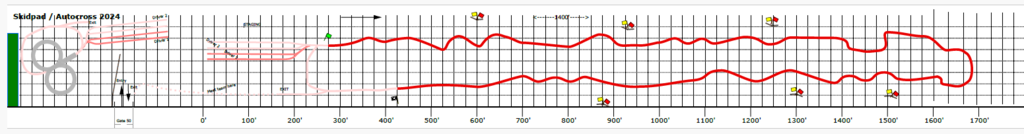
#> input picture fsae_lapsim/data/autocross_2024_map.png, 1024 x 134 px; its folder holds only this picture in this run
$ python image_to_track.py ../fsae_lapsim/data/autocross_2024_map.png out.png --start 1.0 1.0 --grid-ft 1.0
#> lines starting #> are read from the running program, lines starting #| are printed output that depends on the picture; after the words box and inside, x2 and y2 are one past the last pixel; in counts of white or black regions, pixels touching at a corner belong together
"""Digitise a coloured track line from a course-map image into a length/radius segment CSV.

Example (the 2024 autocross drawing):
    python tools/image_to_track.py "course.png" fsae_lapsim/data/autocross_2024.csv \
        --start 328 45 --grid-ft 25 --preview preview.png

Steps:
  1. Mask pixels of the line colour (default: saturated red) and blur slightly.
  2. Walk along the line from the start pixel, re-centring across the line at each step.
  3. Scale pixels to metres (auto-detected grid spacing, or --m-per-px).
  4. Smooth, fit piecewise-constant curvature (Douglas-Peucker on heading vs distance),
     enforce a minimum radius (keeping each piece's turning angle) and least-squares
     adjust the turning angles so the segment chain stays on the drawn line.
"""
from __future__ import annotations

import argparse
import math
import os
import sys

sys.path.insert(0, os.path.join(os.path.dirname(os.path.abspath(__file__)), ".."))

import fsae_lapsim  # noqa: E402,F401  (sets up DLL paths on Windows conda)
import matplotlib  # noqa: E402

matplotlib.use("Agg")
import matplotlib.pyplot as plt  # noqa: E402
import numpy as np  # noqa: E402
from scipy.ndimage import gaussian_filter, gaussian_filter1d, map_coordinates  # noqa: E402
from scipy.optimize import least_squares  # noqa: E402
from scipy.signal import find_peaks  # noqa: E402
from scipy.spatial import cKDTree  # noqa: E402

from fsae_lapsim.track import Segment, Track  # noqa: E402


def line_mask(img, color: str, thresh: float):
    r, g, b = img[..., 0], img[..., 1], img[..., 2]
    ch = {"red": (r, g, b), "green": (g, r, b), "blue": (b, r, g)}[color]
    m = np.clip(ch[0] - np.maximum(ch[1], ch[2]), 0, 1)
    return np.where(m > thresh, m, 0.0)


def grid_spacing_px(img) -> float:
    """Median spacing of the dark grey grid lines (both axes)."""
    gray = img.mean(axis=2)
    sat = img.max(axis=2) - img.min(axis=2)
    dark = ((gray < 0.75) & (sat < 0.15)).astype(float)
    sp = []
    for prof in (dark.sum(axis=0), dark.sum(axis=1)):
        pk, _ = find_peaks(prof, height=0.3 * prof.max(), distance=5)
        d = np.diff(pk)
        if len(d):
            med = np.median(d)
            sp.extend(d[np.abs(d - med) < 0.25 * med])
    if not sp:
        raise RuntimeError("Could not detect a grid; pass --m-per-px")
    return float(np.mean(sp))


def trace(mask, start, heading_deg=0.0, step=1.0, look=4.0, max_pts=20000):
    R = gaussian_filter(mask, 1.0)

    def val(x, y):
        return map_coordinates(R, [np.atleast_1d(y), np.atleast_1d(x)], order=1, mode="constant")

    def recentre(p, h):
        nx, ny = -math.sin(h), math.cos(h)
        t = np.linspace(-look, look, 33)
        v = val(p[0] + t * nx, p[1] + t * ny)
        if v.sum() < 1e-9:
            return p
        c = (t * v).sum() / v.sum()
        return p[0] + c * nx, p[1] + c * ny

    p = recentre(tuple(map(float, start)), math.radians(heading_deg))
    h = math.radians(heading_deg)
    pts = [p]
    for _ in range(max_pts):
        th = h + np.radians(np.arange(-80, 81, 2))
        w = val(p[0] + look * np.cos(th), p[1] + look * np.sin(th))
        if w.max() < 0.08:
            break
        w = w ** 3
        hn = math.atan2((w * np.sin(th)).sum(), (w * np.cos(th)).sum())
        p = recentre((p[0] + step * math.cos(hn), p[1] + step * math.sin(hn)), hn)
        h = math.atan2(p[1] - pts[-1][1], p[0] - pts[-1][0])
        pts.append(p)
    return np.array(pts)


def _arclen(a):
    return np.r_[0.0, np.cumsum(np.hypot(*np.diff(a, axis=0).T))]


# [49 lines left out: function fit_segments, not called in this run]


def main():
    ap = argparse.ArgumentParser(description=__doc__, formatter_class=argparse.RawDescriptionHelpFormatter)
    ap.add_argument("image")
    ap.add_argument("out_csv")
    ap.add_argument("--start", nargs=2, type=float, required=True, metavar=("X", "Y"), help="start pixel on the line")
    ap.add_argument("--heading", type=float, default=0.0, help="initial direction in image [deg], 0 = +x (right)")
    ap.add_argument("--color", default="red", choices=["red", "green", "blue"])
    ap.add_argument("--thresh", type=float, default=0.35, help="colour dominance threshold (0..1)")
    sc = ap.add_mutually_exclusive_group(required=True)
    sc.add_argument("--grid-ft", type=float, help="real size of one grid cell [ft] (auto-detects pixel spacing)")
    sc.add_argument("--grid-m", type=float, help="real size of one grid cell [m]")
    sc.add_argument("--m-per-px", type=float)
    ap.add_argument("--smooth", type=float, default=1.5, help="Gaussian smoothing [m]")
    ap.add_argument("--tol", type=float, default=2.0, help="heading tolerance per segment [deg]")
    ap.add_argument("--min-radius", type=float, default=4.5, help="minimum centre-line radius [m]")
    ap.add_argument("--closed", action="store_true", help="track is a closed loop")
    ap.add_argument("--name", default=None)
    ap.add_argument("--preview", default=None, help="save an overlay PNG")
    a = ap.parse_args()

    img = plt.imread(a.image)[..., :3].astype(float)
    if img.max() > 1.0:
        img /= 255.0
    if a.m_per_px:
        mpp = a.m_per_px
        cell = None
    else:
        cell = grid_spacing_px(img)
#> in grid_spacing_px, `gray = img.mean(axis=2)`:
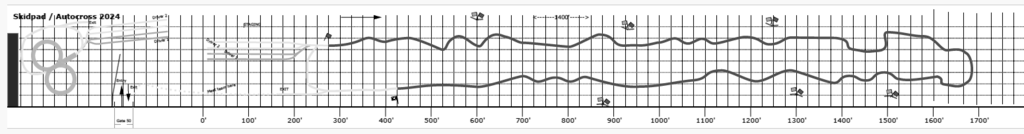
#> gray: shape (134, 1024) float64; min 0, max 1, mean 0.893
#> in grid_spacing_px, `sat = img.max(axis=2) - img.min(axis=2)`:
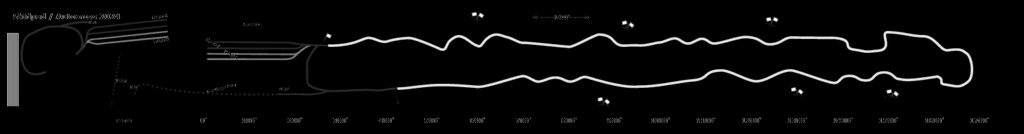
#> sat: shape (134, 1024) float64; min 0, max 1, mean 0.0339
#> in grid_spacing_px, `dark = ((gray < 0.75) & (sat < 0.15)).astype(float)`:
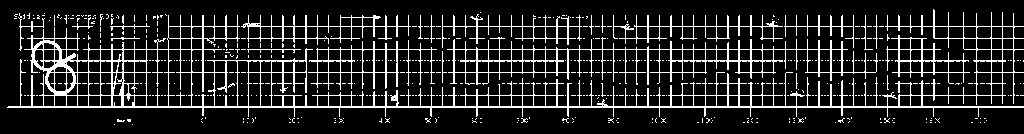
#> dark: shape (134, 1024) float64; values 0 (black) and 1 (white), 13.6% white in thin lines or dots, all inside (x1, y1, x2, y2) = (7, 9, 1024, 125)
#> the loop in grid_spacing_px, `for prof in (dark.sum(axis=0), dark.sum(axis=1)):` made 2 passes
#> (pk, d, med) on pass 2: ([26, 38, 49, 60, 72, 83, 95, 107], [12, 11, 11, 12, 11, 12, 12], 12)
#> med on pass 1: 11
#> after the loop in grid_spacing_px, `for prof in (dark.sum(axis=0), dark.sum(axis=1)):`: sp = 89 values, max 13 at index 79, min 11 at index 1, mean 11.43
#> cell = 11.43
        mpp = (a.grid_ft * 0.3048 if a.grid_ft else a.grid_m) / cell
#> mpp = 0.0267
    P = trace(line_mask(img, a.color, a.thresh), a.start, a.heading)
#> in line_mask, `r, g, b = img[..., 0], img[..., 1], img[..., 2]`:
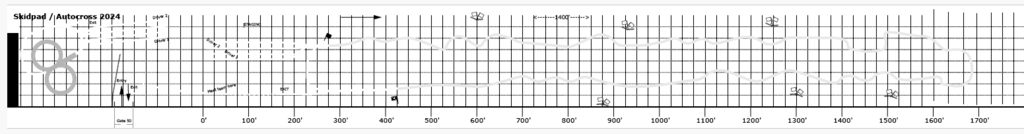
#> r: shape (134, 1024) float64; min 0, max 1, mean 0.909
#> in line_mask, `r, g, b = img[..., 0], img[..., 1], img[..., 2]`:
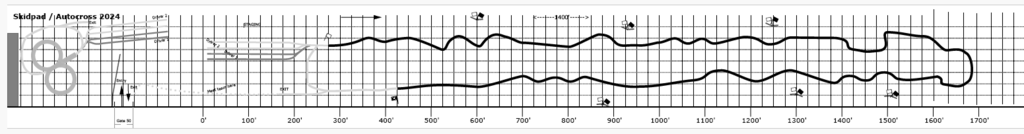
#> g: shape (134, 1024) float64; min 0, max 1, mean 0.886
#> in line_mask, `m = np.clip(ch[0] - np.maximum(ch[1], ch[2]), 0, 1)`:
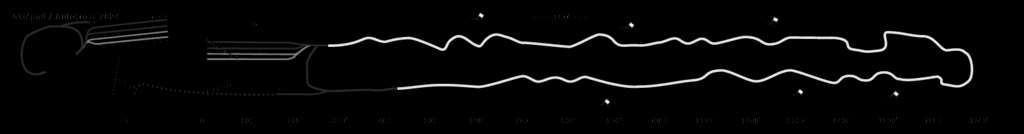
#> m: shape (134, 1024) float64; min 0, max 1, mean 0.0271
#> in trace, `R = gaussian_filter(mask, 1.0)`:
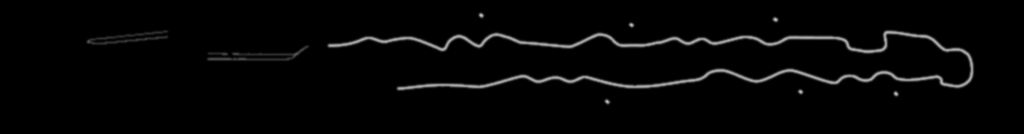
#> R: shape (134, 1024) float64; min 0, max 0.779, mean 0.0219
#> in recentre, `t = np.linspace(-look, look, 33)`: t = 33 values from -4 to 4
#> in recentre, `v = val(p[0] + t * nx, p[1] + t * ny)`: v = 33 values from 0 to 0
#> after the loop in trace, `for _ in range(max_pts):`: pts = [(1, 1)]
#> P = [[1, 1]]
    if len(P) < 10:
#> (the run stopped early here; a loop or call above may not have finished)
